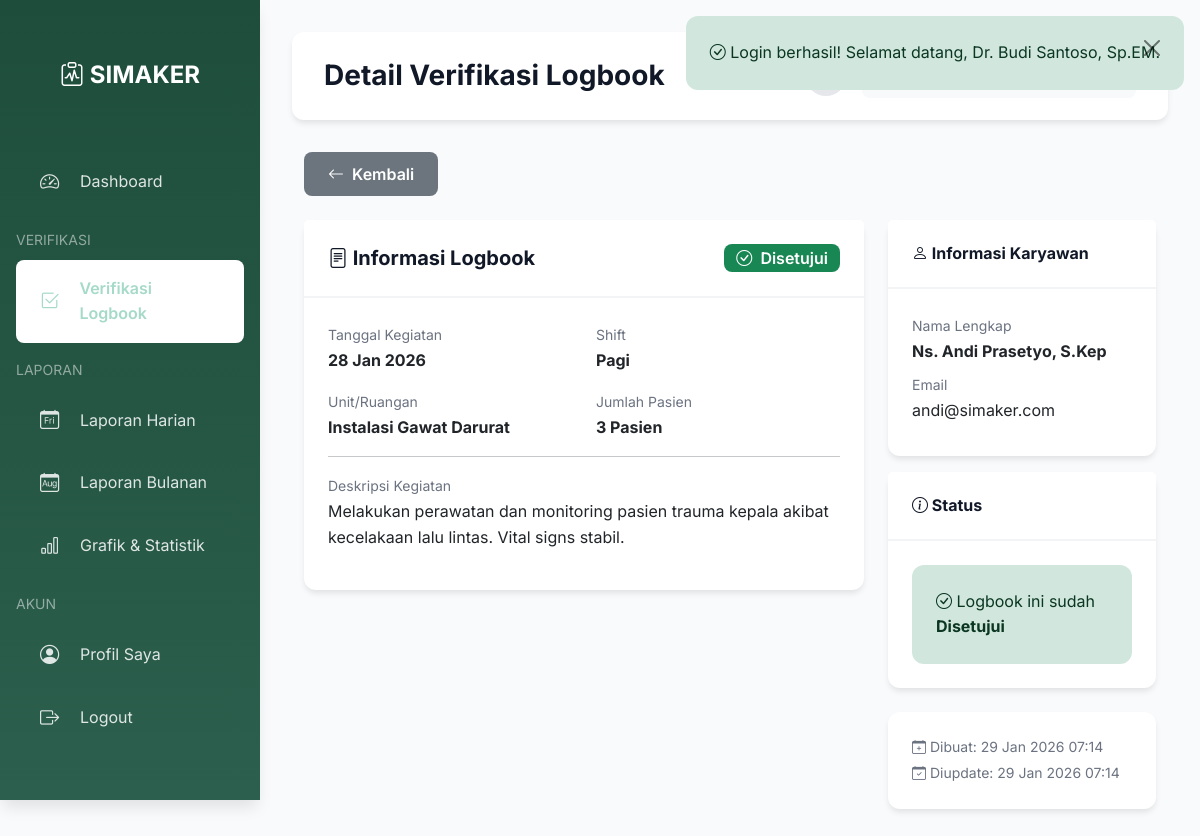
Screenshot of /modules/supervisor/verification/detail.php?id=1 (signed in) with the database file from the repository.
### tables this page shows
CREATE TABLE logbooks (
    id INT AUTO_INCREMENT PRIMARY KEY,
    user_id INT NOT NULL,
    logbook_date DATE NOT NULL,
    shift_id INT NOT NULL,
    unit_id INT NOT NULL,
    activity_title VARCHAR(255) NOT NULL,
    activity_description TEXT NOT NULL,
    patient_count INT DEFAULT 0,
    attachment_file VARCHAR(255) DEFAULT NULL,
    verification_status ENUM('pending', 'approved', 'rejected') DEFAULT 'pending',
    created_at TIMESTAMP DEFAULT CURRENT_TIMESTAMP,
    updated_at TIMESTAMP DEFAULT CURRENT_TIMESTAMP ON UPDATE CURRENT_TIMESTAMP,
    FOREIGN KEY (user_id) REFERENCES users(id) ON DELETE CASCADE,
    FOREIGN KEY (shift_id) REFERENCES shifts(id) ON DELETE RESTRICT,
    FOREIGN KEY (unit_id) REFERENCES units(id) ON DELETE RESTRICT,
    INDEX idx_user_date (user_id, logbook_date),
    INDEX idx_verification_status (verification_status),
    INDEX idx_logbook_date (logbook_date)
);

CREATE TABLE shifts (
    id INT AUTO_INCREMENT PRIMARY KEY,
    shift_name VARCHAR(50) UNIQUE NOT NULL,
    start_time TIME NOT NULL,
    end_time TIME NOT NULL,
    description TEXT
);

CREATE TABLE units (
    id INT AUTO_INCREMENT PRIMARY KEY,
    unit_code VARCHAR(20) UNIQUE NOT NULL,
    unit_name VARCHAR(100) NOT NULL,
    description TEXT,
    is_active BOOLEAN DEFAULT 1,
    created_at TIMESTAMP DEFAULT CURRENT_TIMESTAMP
);

CREATE TABLE users (
    id INT AUTO_INCREMENT PRIMARY KEY,
    username VARCHAR(50) UNIQUE NOT NULL,
    email VARCHAR(100) UNIQUE NOT NULL,
    password VARCHAR(255) NOT NULL,
    role_id INT NOT NULL,
    unit_id INT NULL,
    full_name VARCHAR(100) NOT NULL,
    phone VARCHAR(20),
    avatar VARCHAR(255) DEFAULT NULL,
    is_active BOOLEAN DEFAULT 1,
    created_at TIMESTAMP DEFAULT CURRENT_TIMESTAMP,
    updated_at TIMESTAMP DEFAULT CURRENT_TIMESTAMP ON UPDATE CURRENT_TIMESTAMP,
    FOREIGN KEY (role_id) REFERENCES roles(id) ON DELETE RESTRICT,
    FOREIGN KEY (unit_id) REFERENCES units(id) ON DELETE SET NULL
);

### config/database.php (called while the page is built, shortened)
<?php
class Database {
    private static $instance = null;
    private $connection;
    private function __construct() {
        try {
            $dsn = "mysql:host=" . DB_HOST . ";dbname=" . DB_NAME . ";charset=" . DB_CHARSET;
            $options = [
                PDO::ATTR_ERRMODE => PDO::ERRMODE_EXCEPTION,
                PDO::ATTR_DEFAULT_FETCH_MODE => PDO::FETCH_ASSOC,
                PDO::ATTR_EMULATE_PREPARES => false,
            ];
            $this->connection = new PDO($dsn, DB_USER, DB_PASS, $options);
        } catch (PDOException $e) {
            die("Connection failed: " . $e->getMessage());
        }
    }
    public static function getInstance() {
        if (self::$instance === null) {
            self::$instance = new self();
        }
        return self::$instance;
    }
    public function getConnection() {
        return $this->connection;
    }
}
function db() {
    return Database::getInstance()->getConnection();
}
function query($sql, $params = []) {
    $db = db();
    $stmt = $db->prepare($sql);
    $stmt->execute($params);
    return $stmt;
}
function fetchOne($sql, $params = []) {
    $stmt = query($sql, $params);
    return $stmt->fetch();
}

### includes/functions.php (called while the page is built, shortened)
<?php
require_once __DIR__ . '/security.php';
function formatDate($date, $format = 'd M Y') {
    return date($format, strtotime($date));
}
function formatDateTime($datetime, $format = 'd M Y H:i') {
    return date($format, strtotime($datetime));
}

### includes/security.php (called while the page is built, shortened)
<?php
function escapeHtml($text) {
    return htmlspecialchars($text, ENT_QUOTES, 'UTF-8');
}

### modules/supervisor/verification/detail.php (the view, shortened to what this page needs)
<?php
require_once __DIR__ . '/../../../includes/functions.php';
$logbookId = isset($_GET['id']) ? (int)$_GET['id'] : 0;
$logbook = fetchOne("SELECT l.*,
    u.full_name as user_name,
    u.email as user_email,
    un.unit_name,
    s.shift_name
    FROM logbooks l
    LEFT JOIN users u ON l.user_id = u.id
    LEFT JOIN units un ON l.unit_id = un.id
    LEFT JOIN shifts s ON l.shift_id = s.id
    WHERE l.id = :id",
    ['id' => $logbookId]);
require_once __DIR__ . '/../../../layouts/header.php';
require_once __DIR__ . '/../../../layouts/sidebar-supervisor.php';
?>
<div class="container-fluid">
    <div class="row mb-4">
        <div class="col-12">
            <div class="d-flex justify-content-between align-items-center">
                <a href="<?= APP_URL ?>/modules/supervisor/verification/index.php" class="btn btn-secondary">
                    <i class="bi bi-arrow-left"></i> Kembali
                </a>
            </div>
        </div>
    </div>
    <div class="row">
        <div class="col-lg-8">
            <div class="card">
                <div class="card-header d-flex justify-content-between align-items-center">
                    <h5 class="mb-0"><i class="bi bi-file-text"></i> Informasi Logbook</h5>
                    <?php
                    $statusConfig = [
                        'pending' => ['class' => 'warning', 'icon' => 'clock-history', 'text' => 'Menunggu Verifikasi'],
                        'approved' => ['class' => 'success', 'icon' => 'check-circle', 'text' => 'Disetujui'],
                        'rejected' => ['class' => 'danger', 'icon' => 'x-circle', 'text' => 'Ditolak']
                    ];
                    $status = $statusConfig[$logbook['verification_status']] ?? ['class' => 'secondary', 'icon' => 'question-circle', 'text' => $logbook['verification_status']];
                    ?>
                    <span class="badge bg-<?= $status['class'] ?> fs-6">
                        <i class="bi bi-<?= $status['icon'] ?>"></i> <?= $status['text'] ?>
                    </span>
                </div>
                <div class="card-body">
                    <div class="row mb-3">
                        <div class="col-md-6">
                            <label class="text-muted small">Tanggal Kegiatan</label>
                            <p class="mb-0 fw-bold"><?= formatDate($logbook['logbook_date']) ?></p>
                        </div>
                        <div class="col-md-6">
                            <label class="text-muted small">Shift</label>
                            <p class="mb-0 fw-bold"><?= $logbook['shift_name'] ? escapeHtml($logbook['shift_name']) : '-' ?></p>
                        </div>
                    </div>
                    <div class="row mb-3">
                        <div class="col-md-6">
                            <label class="text-muted small">Unit/Ruangan</label>
                            <p class="mb-0 fw-bold"><?= $logbook['unit_name'] ? escapeHtml($logbook['unit_name']) : '-' ?></p>
                        </div>
                        <div class="col-md-6">
                            <label class="text-muted small">Jumlah Pasien</label>
                            <p class="mb-0 fw-bold"><?= $logbook['patient_count'] ?> Pasien</p>
                        </div>
                    </div>
                    <hr>
                    <div class="mb-3">
                        <label class="text-muted small">Deskripsi Kegiatan</label>
                        <p class="mb-0"><?= nl2br(escapeHtml($logbook['activity_description'])) ?></p>
                    </div>
                </div>
            </div>
        </div>
        <div class="col-lg-4">
            <div class="card mb-3">
                <div class="card-header">
                    <h6 class="mb-0"><i class="bi bi-person"></i> Informasi Karyawan</h6>
                </div>
                <div class="card-body">
                    <div class="mb-2">
                        <label class="text-muted small">Nama Lengkap</label>
                        <p class="mb-0 fw-bold"><?= escapeHtml($logbook['user_name']) ?></p>
                    </div>
                    <div class="mb-2">
                        <label class="text-muted small">Email</label>
                        <p class="mb-0"><?= escapeHtml($logbook['user_email']) ?></p>
                    </div>
                </div>
            </div>
            <?php if ($logbook['verification_status'] === 'pending'): ?>
            <div class="card">
                <div class="card-header bg-warning text-dark">
                    <h6 class="mb-0"><i class="bi bi-check-square"></i> Aksi Verifikasi</h6>
                </div>
                <div class="card-body">
                    <form action="<?= APP_URL ?>/modules/supervisor/verification/process.php" method="POST">
                        <?= csrfField() ?>
                        <input type="hidden" name="logbook_id" value="<?= $logbook['id'] ?>">
                        <div class="mb-3">
                            <label class="form-label">Catatan Verifikasi <span class="text-muted">(Opsional)</span></label>
                            <textarea name="notes" class="form-control" rows="4" placeholder="Tambahkan catatan untuk karyawan..."></textarea>
                        </div>
                        <div class="d-grid gap-2">
                            <button type="submit" name="action" value="approve" class="btn btn-success">
                                <i class="bi bi-check-circle"></i> Setujui Logbook
                            </button>
                            <button type="submit" name="action" value="reject" class="btn btn-danger">
                                <i class="bi bi-x-circle"></i> Tolak Logbook
                            </button>
                        </div>
                    </form>
                </div>
            </div>
            <?php else: ?>
            <div class="card">
                <div class="card-header">
                    <h6 class="mb-0"><i class="bi bi-info-circle"></i> Status</h6>
                </div>
                <div class="card-body">
                    <div class="alert alert-<?= $status['class'] ?> mb-0">
                        <i class="bi bi-<?= $status['icon'] ?>"></i>
                        Logbook ini sudah <strong><?= $status['text'] ?></strong>
                    </div>
                </div>
            </div>
            <?php endif; ?>
            <div class="card mt-3">
                <div class="card-body">
                    <small class="text-muted d-block mb-1">
                        <i class="bi bi-calendar-plus"></i> Dibuat: <?= formatDateTime($logbook['created_at']) ?>
                    </small>
                    <?php if ($logbook['updated_at']): ?>
                    <small class="text-muted d-block">
                        <i class="bi bi-calendar-check"></i> Diupdate: <?= formatDateTime($logbook['updated_at']) ?>
                    </small>
                    <?php endif; ?>
                </div>
            </div>
        </div>
    </div>
</div>
<?php require_once __DIR__ . '/../../../layouts/footer.php'; ?>

### assets/css/style.css (style rules this page uses)
:root { --primary: #0a98695e; --primary-dark: #0a98695e; --primary-darker: #0a98695e; --primary-light: #0a98695e; --primary-lighter: #0a98695e; --gray-50: #f9fafb; --gray-100: #f3f4f6; --gray-200: #e5e7eb; --gray-300: #d1d5db; --gray-400: #9ca3af; --gray-500: #6b7280; --gray-600: #4b5563; --gray-700: #374151; --gray-800: #1f2937; --gray-900: #111827; --success: #10b981; --warning: #f59e0b; --danger: #ef4444; --info: #3b82f6; --spacing-xs: 0.25rem; --spacing-sm: 0.5rem; --spacing-md: 1rem; --spacing-lg: 1.5rem; --spacing-xl: 2rem; --radius-sm: 0.375rem; --radius-md: 0.5rem; --radius-lg: 0.75rem; --radius-xl: 1rem; --shadow-sm: 0 1px 2px 0 rgb(0 0 0 / 0.05); --shadow-md: 0 4px 6px -1px rgb(0 0 0 / 0.1); --shadow-lg: 0 10px 15px -3px rgb(0 0 0 / 0.1); --shadow-xl: 0 20px 25px -5px rgb(0 0 0 / 0.1); }
* { margin: 0; padding: 0; box-sizing: border-box; }
body { font-family: 'Inter', -apple-system, BlinkMacSystemFont, 'Segoe UI', Roboto, 'Helvetica Neue', Arial, sans-serif; line-height: 1.6; color: var(--gray-800); background-color: var(--gray-50); min-height: 100vh; }
h1, h2, h3, h4, h5, h6 { color: var(--gray-900); font-weight: 700; line-height: 1.2; margin-bottom: var(--spacing-md); }
h5 { font-size: 1.25rem; }
h6 { font-size: 1rem; }
.card { border: none; border-radius: var(--radius-lg); box-shadow: var(--shadow-md); margin-bottom: var(--spacing-lg); transition: all 0.3s ease; }
.card-header { background-color: white; border-bottom: 2px solid var(--gray-100); padding: var(--spacing-lg); font-weight: 600; color: var(--gray-800); }
.card-body { padding: var(--spacing-lg); }
.btn { padding: 0.625rem 1.5rem; border-radius: var(--radius-md); font-weight: 600; transition: all 0.3s ease; border: none; }
.btn i { margin-right: var(--spacing-xs); }
.badge { padding: 0.375rem 0.75rem; border-radius: var(--radius-md); font-weight: 600; font-size: 0.875rem; }
.badge i { margin-right: var(--spacing-xs); }
.alert { border-radius: var(--radius-lg); border: none; padding: var(--spacing-lg); margin-bottom: var(--spacing-lg); }
.text-muted { color: var(--gray-500) !important; }
.mb-0 { margin-bottom: 0 !important; }
.mt-3 { margin-top: 1rem !important; }
.mb-2 { margin-bottom: 0.5rem !important; }
.mb-3 { margin-bottom: 1rem !important; }
.mb-4 { margin-bottom: 1.5rem !important; }

### assets/css/dark-mode.css (style rules this page uses)
body, .card, .table-container, .form-control, .form-select, .btn, .top-navbar { transition: background-color 0.3s ease, color 0.3s ease, border-color 0.3s ease; }

### rows the page displays
logbooks: verification_status "Disetujui", logbook_date "28 Jan 2026", shift.shift_name "Pagi", unit.unit_name "Instalasi Gawat Darurat", patient_count "3", activity_description "Melakukan perawatan dan monitoring pasien trauma kepala akibat kecelakaan lalu lintas. Vital signs stabil.", user.full_name "Ns. Andi Prasetyo, S.Kep", user.email "andi@simaker.com", created_at "29 Jan 2026 07:14", updated_at "29 Jan 2026 07:14"

### other values shown
escapeHtml($flash['message']) "Login berhasil! Selamat datang, Dr. Budi Santoso, Sp.EM."
escapeHtml($pageTitle) "Detail Verifikasi Logbook"
